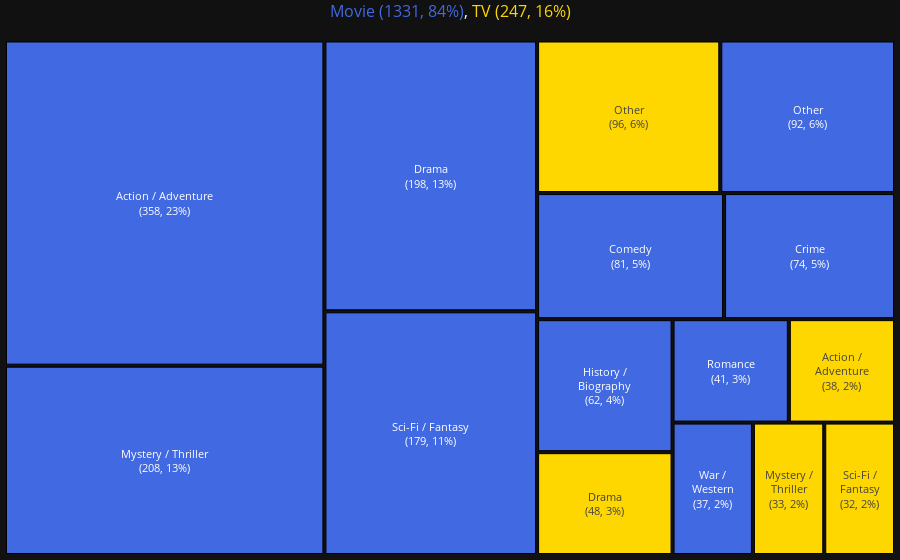

Here is the notebook cell this chart was saved with:
### Code cell
create_tree(
    df=df_flag_genre,
    feat='genre',
    var='count',
    flag='flag',
    threshold=30,
    threshold_global=False,
    color_dict={'Movie': 'royalblue', 'TV': 'gold', 'Other': 'white'},
    #save_path='../attachments/tree_movies.html',
    save_path=None
)

### Figure 1 — Plotly figure (JSON) as saved in the notebook; plotly's stock layout.template omitted (floating-point values rounded to 4 significant figures)
{"data": [{"branchvalues": "total", "hoverinfo": "none", "ids": ["Movie | Action / Adventure", "Movie | Comedy", "Movie | Crime", "Movie | Drama", "Movie | History /<br>Biography", "Movie | Mystery / Thriller", "Movie | Romance", "Movie | Sci-Fi / Fantasy", "Movie | War /<br>Western", "Movie | Other", "TV | Action /<br>Adventure", "TV | Drama", "TV | Mystery /<br>Thriller", "TV | Sci-Fi /<br>Fantasy", "TV | Other"], "labels": ["Action / Adventure", "Comedy", "Crime", "Drama", "History /<br>Biography", "Mystery / Thriller", "Romance", "Sci-Fi / Fantasy", "War /<br>Western", "Other", "Action /<br>Adventure", "Drama", "Mystery /<br>Thriller", "Sci-Fi /<br>Fantasy", "Other"], "marker": {"colors": ["royalblue", "royalblue", "royalblue", "royalblue", "royalblue", "royalblue", "royalblue", "royalblue", "royalblue", "royalblue", "gold", "gold", "gold", "gold", "gold"], "line": {"color": "black", "width": 1}}, "parents": ["", "", "", "", "", "", "", "", "", "", "", "", "", "", ""], "textinfo": "label+value+percent parent", "textposition": "middle center", "texttemplate": "%{label}<br>(%{value:.0f}, %{percentParent:.0%})", "type": "treemap", "values": [357.9, 81.22, 74.27, 198.5, 62.1, 208.4, 41.44, 178.6, 36.66, 91.87, 37.83, 48.0, 32.56, 32.28, 96.33]}], "layout": {"font": {"color": "white", "size": 11}, "height": 560, "margin": {"b": 1, "l": 1, "r": 1, "t": 20}, "title": {"font": {"size": 16}, "text": "<span style='color:royalblue'>Movie (1331, 84%)</span>, <span style='color:gold'>TV (247, 16%)</span>", "x": 0.5, "xanchor": "center", "y": 0.99, "yanchor": "top"}, "uniformtext": {"minsize": 8, "mode": "show"}}}
